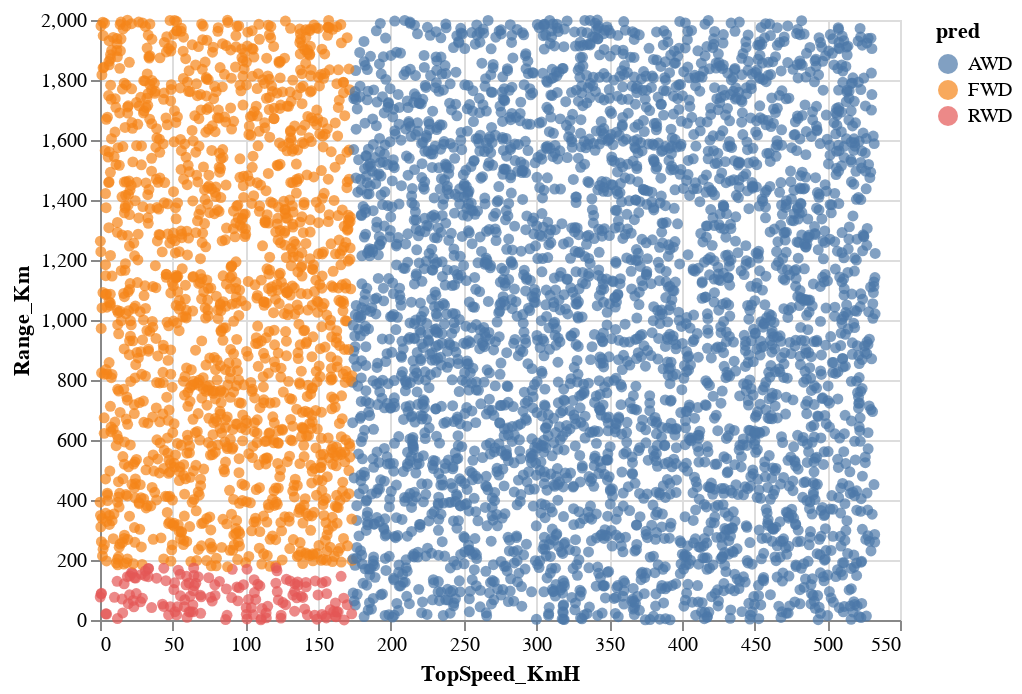

Notebook code cell kept with this figure:
### Markdown cell above
Thus, from the above graph, we can easily see that the power train is irrelevant to efficiency of those EVs. However, the topspeed does. Even if the top speeds of FWD and RWD are almost the same, both smaller than 173.5km/h, cars with AWD can drive much faster than RWD and FWD.

### Code cell
alt.Chart(df2).mark_circle().encode(
    x = "TopSpeed_KmH",
    y = "Range_Km",
    color = 'pred'
)

### Figure 1 — Vega-Lite specification as saved in the notebook (floating-point values rounded to 4 significant figures; data arrays with more than 128 entries replaced by an {"elided": "..."} marker saying what was removed)
{"config": {"view": {"continuousWidth": 400, "continuousHeight": 300}}, "data": {"name": "data-86f23eb3825a3ca74284af24e0a887bd"}, "mark": "circle", "encoding": {"color": {"field": "pred", "type": "nominal"}, "x": {"field": "TopSpeed_KmH", "type": "quantitative"}, "y": {"field": "Range_Km", "type": "quantitative"}}, "$schema": "https://vega.github.io/schema/vega-lite/v4.17.0.json", "datasets": {"data-86f23eb3825a3ca74284af24e0a887bd": {"elided": "5000 records"}}}
